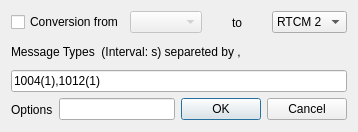
<?xml version="1.0" encoding="UTF-8"?>
<ui version="4.0">
 <class>ConvDialog</class>
 <widget class="QWidget" name="ConvDialog">
  <property name="geometry">
   <rect>
    <x>0</x>
    <y>0</y>
    <width>358</width>
    <height>132</height>
   </rect>
  </property>
  <property name="windowTitle">
   <string>Conversion Option</string>
  </property>
  <layout class="QGridLayout" name="gridLayout">
   <item row="4" column="0" colspan="2">
    <widget class="QWidget" name="widget_2" native="true">
     <layout class="QHBoxLayout" name="horizontalLayout_2">
      <property name="leftMargin">
       <number>0</number>
      </property>
      <property name="topMargin">
       <number>0</number>
      </property>
      <property name="rightMargin">
       <number>0</number>
      </property>
      <property name="bottomMargin">
       <number>0</number>
      </property>
      <item>
       <widget class="QLabel" name="lblOptions">
        <property name="toolTip">
         <string/>
        </property>
        <property name="text">
         <string>Options</string>
        </property>
       </widget>
      </item>
      <item>
       <widget class="QLineEdit" name="lEOptions">
        <property name="toolTip">
         <string>Additional options for conversion. Format specific.</string>
        </property>
       </widget>
      </item>
      <item>
       <widget class="QDialogButtonBox" name="buttonBox">
        <property name="standardButtons">
         <set>QDialogButtonBox::Cancel|QDialogButtonBox::Ok</set>
        </property>
       </widget>
      </item>
     </layout>
    </widget>
   </item>
   <item row="0" column="0" colspan="2">
    <widget class="QWidget" name="widget" native="true">
     <layout class="QHBoxLayout" name="horizontalLayout">
      <property name="leftMargin">
       <number>0</number>
      </property>
      <property name="topMargin">
       <number>0</number>
      </property>
      <property name="rightMargin">
       <number>0</number>
      </property>
      <property name="bottomMargin">
       <number>0</number>
      </property>
      <item>
       <widget class="QCheckBox" name="cBConversion">
        <property name="toolTip">
         <string>Enable Conversion</string>
        </property>
        <property name="text">
         <string>Conversion from</string>
        </property>
       </widget>
      </item>
      <item>
       <widget class="QComboBox" name="cBInputFormat">
        <property name="enabled">
         <bool>false</bool>
        </property>
        <property name="toolTip">
         <string>Source Format</string>
        </property>
       </widget>
      </item>
      <item>
       <widget class="QLabel" name="lblTo">
        <property name="enabled">
         <bool>true</bool>
        </property>
        <property name="toolTip">
         <string/>
        </property>
        <property name="text">
         <string>to</string>
        </property>
        <property name="alignment">
         <set>Qt::AlignCenter</set>
        </property>
       </widget>
      </item>
      <item>
       <widget class="QComboBox" name="cBOutputFormat">
        <property name="toolTip">
         <string>Destination Format</string>
        </property>
        <item>
         <property name="text">
          <string>RTCM 2</string>
         </property>
        </item>
        <item>
         <property name="text">
          <string>RTCM 3</string>
         </property>
        </item>
       </widget>
      </item>
     </layout>
    </widget>
   </item>
   <item row="2" column="0" colspan="2">
    <widget class="QLabel" name="lblMessageTypes">
     <property name="toolTip">
      <string/>
     </property>
     <property name="text">
      <string>Message Types  (Interval: s) separeted by ,</string>
     </property>
    </widget>
   </item>
   <item row="3" column="0" colspan="2">
    <widget class="QLineEdit" name="lEOutputMessages">
     <property name="toolTip">
      <string>&lt;html&gt;&lt;head/&gt;&lt;body&gt;&lt;p&gt;Comma separeted list of message type IDs with interval given in round brackets, e.g. 1004(1),1012(1)&lt;/p&gt;&lt;/body&gt;&lt;/html&gt;</string>
     </property>
     <property name="text">
      <string>1004(1),1012(1)</string>
     </property>
     <property name="placeholderText">
      <string>1004(1),1012(1)</string>
     </property>
    </widget>
   </item>
  </layout>
 </widget>
 <tabstops>
  <tabstop>cBConversion</tabstop>
  <tabstop>cBInputFormat</tabstop>
  <tabstop>cBOutputFormat</tabstop>
  <tabstop>lEOutputMessages</tabstop>
  <tabstop>lEOptions</tabstop>
 </tabstops>
 <resources/>
 <connections/>
</ui>
